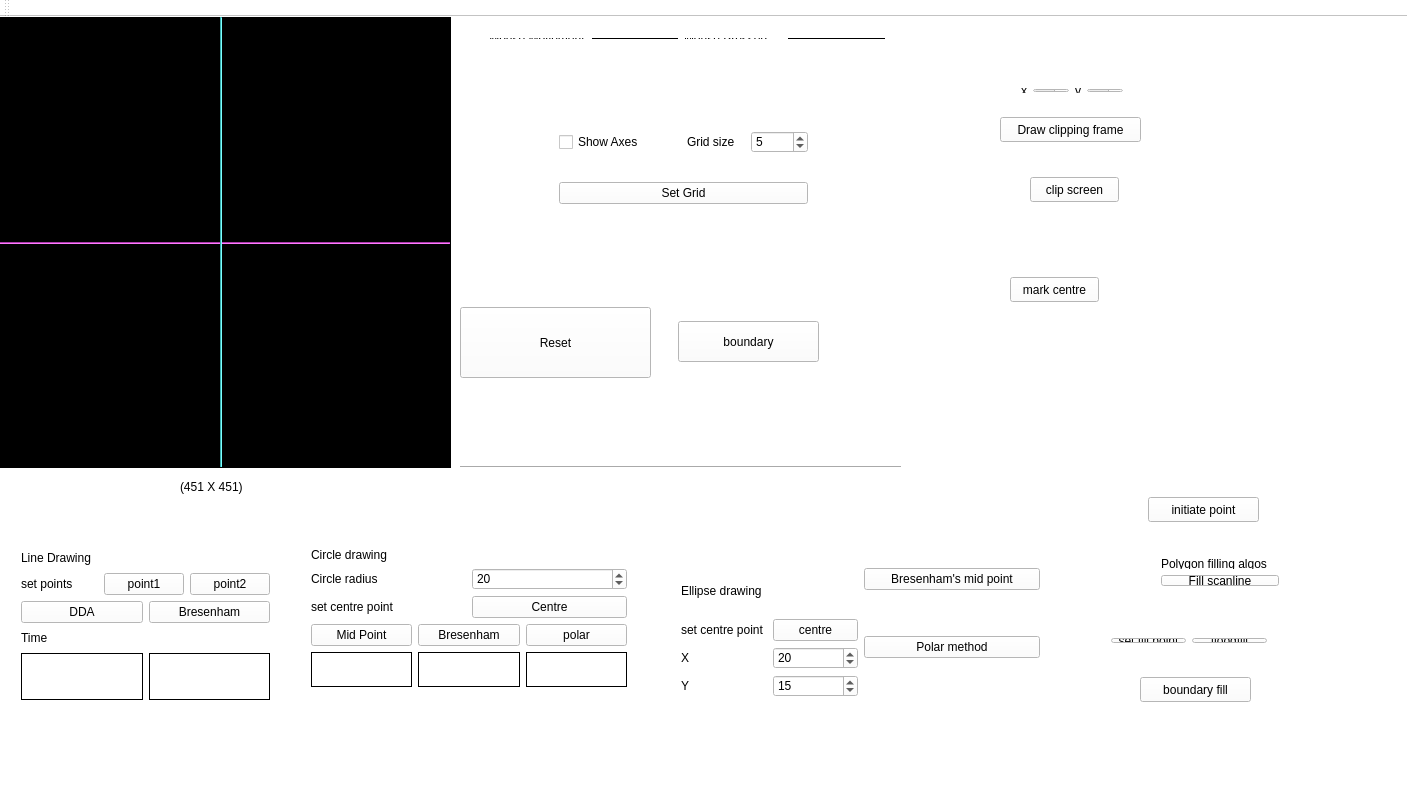
<?xml version="1.0" encoding="UTF-8"?>
<ui version="4.0">
 <class>MainWindow</class>
 <widget class="QMainWindow" name="MainWindow">
  <property name="geometry">
   <rect>
    <x>0</x>
    <y>0</y>
    <width>1407</width>
    <height>800</height>
   </rect>
  </property>
  <property name="windowTitle">
   <string>MainWindow</string>
  </property>
  <property name="styleSheet">
   <string notr="true">background-color: white;</string>
  </property>
  <widget class="QWidget" name="centralWidget">
   <widget class="my_label" name="frame">
    <property name="geometry">
     <rect>
      <x>0</x>
      <y>0</y>
      <width>451</width>
      <height>451</height>
     </rect>
    </property>
    <property name="mouseTracking">
     <bool>true</bool>
    </property>
    <property name="styleSheet">
     <string notr="true">background-color: rgb(0, 0, 0);</string>
    </property>
    <property name="frameShape">
     <enum>QFrame::Box</enum>
    </property>
    <property name="text">
     <string/>
    </property>
   </widget>
   <widget class="QLabel" name="label_6">
    <property name="geometry">
     <rect>
      <x>180</x>
      <y>460</y>
      <width>81</width>
      <height>20</height>
     </rect>
    </property>
    <property name="text">
     <string>(451 X 451)</string>
    </property>
   </widget>
   <widget class="Line" name="x_axis">
    <property name="geometry">
     <rect>
      <x>0</x>
      <y>225</y>
      <width>450</width>
      <height>2</height>
     </rect>
    </property>
    <property name="styleSheet">
     <string notr="true">background-color: rgb(255, 85, 255);</string>
    </property>
    <property name="orientation">
     <enum>Qt::Horizontal</enum>
    </property>
   </widget>
   <widget class="Line" name="y_axis">
    <property name="geometry">
     <rect>
      <x>220</x>
      <y>0</y>
      <width>2</width>
      <height>450</height>
     </rect>
    </property>
    <property name="styleSheet">
     <string notr="true">
background-color: rgb(85, 255, 255);</string>
    </property>
    <property name="orientation">
     <enum>Qt::Vertical</enum>
    </property>
   </widget>
   <widget class="QPushButton" name="resetButton">
    <property name="geometry">
     <rect>
      <x>460</x>
      <y>290</y>
      <width>191</width>
      <height>71</height>
     </rect>
    </property>
    <property name="text">
     <string>Reset</string>
    </property>
   </widget>
   <widget class="QWidget" name="layoutWidget">
    <property name="geometry">
     <rect>
      <x>540</x>
      <y>330</y>
      <width>85</width>
      <height>16</height>
     </rect>
    </property>
    <layout class="QVBoxLayout" name="verticalLayout_5"/>
   </widget>
   <widget class="Line" name="line">
    <property name="geometry">
     <rect>
      <x>460</x>
      <y>440</y>
      <width>441</width>
      <height>20</height>
     </rect>
    </property>
    <property name="orientation">
     <enum>Qt::Horizontal</enum>
    </property>
   </widget>
   <widget class="QWidget" name="layoutWidget">
    <property name="geometry">
     <rect>
      <x>548</x>
      <y>80</y>
      <width>271</width>
      <height>141</height>
     </rect>
    </property>
    <layout class="QVBoxLayout" name="verticalLayout_6">
     <item>
      <layout class="QHBoxLayout" name="horizontalLayout_3">
       <item>
        <widget class="QCheckBox" name="show_axes">
         <property name="text">
          <string>Show Axes</string>
         </property>
        </widget>
       </item>
       <item>
        <layout class="QHBoxLayout" name="horizontalLayout_2">
         <item>
          <widget class="QLabel" name="label">
           <property name="text">
            <string>Grid size</string>
           </property>
          </widget>
         </item>
         <item>
          <widget class="QSpinBox" name="gridspinbox">
           <property name="minimum">
            <number>2</number>
           </property>
           <property name="maximum">
            <number>30</number>
           </property>
           <property name="singleStep">
            <number>1</number>
           </property>
           <property name="value">
            <number>5</number>
           </property>
          </widget>
         </item>
        </layout>
       </item>
      </layout>
     </item>
     <item>
      <widget class="QPushButton" name="setgridbutton">
       <property name="text">
        <string>Set Grid</string>
       </property>
      </widget>
     </item>
    </layout>
   </widget>
   <widget class="QWidget" name="layoutWidget">
    <property name="geometry">
     <rect>
      <x>465</x>
      <y>10</y>
      <width>431</width>
      <height>23</height>
     </rect>
    </property>
    <layout class="QHBoxLayout" name="horizontalLayout_6">
     <item>
      <layout class="QHBoxLayout" name="horizontalLayout_5">
       <item>
        <widget class="QLabel" name="label_3">
         <property name="text">
          <string>    Mouse Movement</string>
         </property>
        </widget>
       </item>
       <item>
        <widget class="QLabel" name="mouse_movement">
         <property name="frameShape">
          <enum>QFrame::Panel</enum>
         </property>
         <property name="text">
          <string/>
         </property>
        </widget>
       </item>
      </layout>
     </item>
     <item>
      <layout class="QHBoxLayout" name="horizontalLayout_4">
       <item>
        <widget class="QLabel" name="label_5">
         <property name="text">
          <string>Mouse Pressed</string>
         </property>
        </widget>
       </item>
       <item>
        <widget class="QLabel" name="mouse_pressed">
         <property name="frameShape">
          <enum>QFrame::Panel</enum>
         </property>
         <property name="text">
          <string/>
         </property>
        </widget>
       </item>
      </layout>
     </item>
    </layout>
   </widget>
   <widget class="QWidget" name="layoutWidget">
    <property name="geometry">
     <rect>
      <x>300</x>
      <y>520</y>
      <width>338</width>
      <height>161</height>
     </rect>
    </property>
    <layout class="QVBoxLayout" name="verticalLayout_11">
     <item>
      <layout class="QVBoxLayout" name="verticalLayout_10">
       <item>
        <widget class="QLabel" name="label_7">
         <property name="text">
          <string>Circle drawing</string>
         </property>
        </widget>
       </item>
       <item>
        <layout class="QVBoxLayout" name="verticalLayout_9">
         <item>
          <layout class="QHBoxLayout" name="horizontalLayout_9">
           <item>
            <widget class="QLabel" name="label_8">
             <property name="text">
              <string>Circle radius</string>
             </property>
            </widget>
           </item>
           <item>
            <widget class="QSpinBox" name="radius">
             <property name="value">
              <number>20</number>
             </property>
            </widget>
           </item>
          </layout>
         </item>
         <item>
          <layout class="QHBoxLayout" name="horizontalLayout_10">
           <item>
            <widget class="QLabel" name="label_9">
             <property name="text">
              <string>set centre point</string>
             </property>
            </widget>
           </item>
           <item>
            <layout class="QHBoxLayout" name="horizontalLayout">
             <item>
              <widget class="QPushButton" name="centre">
               <property name="text">
                <string>Centre</string>
               </property>
              </widget>
             </item>
            </layout>
           </item>
          </layout>
         </item>
        </layout>
       </item>
      </layout>
     </item>
     <item>
      <layout class="QHBoxLayout" name="horizontalLayout_11">
       <item>
        <layout class="QVBoxLayout" name="verticalLayout_3">
         <item>
          <widget class="QPushButton" name="Midpoint">
           <property name="text">
            <string>Mid Point</string>
           </property>
          </widget>
         </item>
         <item>
          <widget class="QLabel" name="timemidpoint">
           <property name="frameShape">
            <enum>QFrame::Panel</enum>
           </property>
           <property name="text">
            <string/>
           </property>
          </widget>
         </item>
        </layout>
       </item>
       <item>
        <layout class="QVBoxLayout" name="verticalLayout_4">
         <item>
          <widget class="QPushButton" name="Bresenhamcircle">
           <property name="text">
            <string>Bresenham</string>
           </property>
          </widget>
         </item>
         <item>
          <widget class="QLabel" name="timebresenham">
           <property name="frameShape">
            <enum>QFrame::Panel</enum>
           </property>
           <property name="text">
            <string/>
           </property>
          </widget>
         </item>
        </layout>
       </item>
       <item>
        <layout class="QVBoxLayout" name="verticalLayout_17">
         <item>
          <widget class="QPushButton" name="polar_btn">
           <property name="text">
            <string>polar</string>
           </property>
          </widget>
         </item>
         <item>
          <widget class="QLabel" name="time_circle_polar">
           <property name="frameShape">
            <enum>QFrame::Panel</enum>
           </property>
           <property name="text">
            <string/>
           </property>
          </widget>
         </item>
        </layout>
       </item>
      </layout>
     </item>
    </layout>
   </widget>
   <widget class="QWidget" name="layoutWidget">
    <property name="geometry">
     <rect>
      <x>10</x>
      <y>520</y>
      <width>271</width>
      <height>174</height>
     </rect>
    </property>
    <layout class="QVBoxLayout" name="verticalLayout_13">
     <item>
      <layout class="QVBoxLayout" name="verticalLayout_7">
       <item>
        <widget class="QLabel" name="label_2">
         <property name="text">
          <string>Line Drawing</string>
         </property>
        </widget>
       </item>
       <item>
        <layout class="QHBoxLayout" name="horizontalLayout_7">
         <item>
          <widget class="QLabel" name="label_4">
           <property name="text">
            <string>set points</string>
           </property>
          </widget>
         </item>
         <item>
          <widget class="QPushButton" name="setpoint1">
           <property name="text">
            <string>point1</string>
           </property>
          </widget>
         </item>
         <item>
          <widget class="QPushButton" name="setpoint2">
           <property name="text">
            <string>point2</string>
           </property>
          </widget>
         </item>
        </layout>
       </item>
      </layout>
     </item>
     <item>
      <layout class="QVBoxLayout" name="verticalLayout_12">
       <item>
        <layout class="QVBoxLayout" name="verticalLayout_8">
         <item>
          <layout class="QHBoxLayout" name="horizontalLayout_8">
           <item>
            <layout class="QVBoxLayout" name="verticalLayout_2">
             <item>
              <widget class="QPushButton" name="DDAline">
               <property name="text">
                <string>DDA</string>
               </property>
              </widget>
             </item>
            </layout>
           </item>
           <item>
            <layout class="QVBoxLayout" name="verticalLayout">
             <item>
              <widget class="QPushButton" name="bresenhamLine">
               <property name="text">
                <string>Bresenham</string>
               </property>
              </widget>
             </item>
            </layout>
           </item>
          </layout>
         </item>
        </layout>
       </item>
       <item>
        <widget class="QLabel" name="label_10">
         <property name="text">
          <string>Time</string>
         </property>
        </widget>
       </item>
      </layout>
     </item>
     <item>
      <layout class="QHBoxLayout" name="horizontalLayout_12">
       <item>
        <widget class="QLabel" name="time_dda">
         <property name="frameShape">
          <enum>QFrame::Panel</enum>
         </property>
         <property name="text">
          <string/>
         </property>
        </widget>
       </item>
       <item>
        <widget class="QLabel" name="time_Bresenhum">
         <property name="frameShape">
          <enum>QFrame::Panel</enum>
         </property>
         <property name="text">
          <string/>
         </property>
        </widget>
       </item>
      </layout>
     </item>
    </layout>
   </widget>
   <widget class="QPushButton" name="pushButton">
    <property name="geometry">
     <rect>
      <x>500</x>
      <y>310</y>
      <width>101</width>
      <height>25</height>
     </rect>
    </property>
    <property name="text">
     <string>boundary fill</string>
    </property>
   </widget>
   <widget class="QPushButton" name="boundaryFill">
    <property name="geometry">
     <rect>
      <x>1140</x>
      <y>660</y>
      <width>111</width>
      <height>25</height>
     </rect>
    </property>
    <property name="text">
     <string>boundary fill</string>
    </property>
   </widget>
   <widget class="QWidget" name="layoutWidget">
    <property name="geometry">
     <rect>
      <x>670</x>
      <y>540</y>
      <width>381</width>
      <height>151</height>
     </rect>
    </property>
    <layout class="QHBoxLayout" name="horizontalLayout_16">
     <item>
      <layout class="QVBoxLayout" name="verticalLayout_16">
       <item>
        <layout class="QVBoxLayout" name="verticalLayout_15">
         <item>
          <widget class="QLabel" name="label_11">
           <property name="text">
            <string>Ellipse drawing</string>
           </property>
          </widget>
         </item>
         <item>
          <layout class="QHBoxLayout" name="horizontalLayout_15">
           <item>
            <widget class="QLabel" name="label_14">
             <property name="text">
              <string>set centre point</string>
             </property>
            </widget>
           </item>
           <item>
            <widget class="QPushButton" name="ellipseCentre">
             <property name="text">
              <string>centre</string>
             </property>
            </widget>
           </item>
          </layout>
         </item>
         <item>
          <layout class="QVBoxLayout" name="verticalLayout_14">
           <item>
            <layout class="QHBoxLayout" name="horizontalLayout_13">
             <item>
              <widget class="QLabel" name="label_12">
               <property name="text">
                <string>X</string>
               </property>
              </widget>
             </item>
             <item>
              <widget class="QSpinBox" name="ellipseMajorAxis">
               <property name="value">
                <number>20</number>
               </property>
              </widget>
             </item>
            </layout>
           </item>
           <item>
            <layout class="QHBoxLayout" name="horizontalLayout_14">
             <item>
              <widget class="QLabel" name="label_13">
               <property name="text">
                <string>Y</string>
               </property>
              </widget>
             </item>
             <item>
              <widget class="QSpinBox" name="ellipseMinorAxis">
               <property name="value">
                <number>15</number>
               </property>
              </widget>
             </item>
            </layout>
           </item>
          </layout>
         </item>
        </layout>
       </item>
      </layout>
     </item>
     <item>
      <layout class="QVBoxLayout" name="verticalLayout_18">
       <item>
        <widget class="QPushButton" name="ellipseMidPoint">
         <property name="text">
          <string>Bresenham's mid point</string>
         </property>
        </widget>
       </item>
       <item>
        <widget class="QLabel" name="timeEllipseMidpoint">
         <property name="text">
          <string/>
         </property>
        </widget>
       </item>
       <item>
        <widget class="QPushButton" name="ellipsePolarMethod">
         <property name="text">
          <string>Polar method</string>
         </property>
        </widget>
       </item>
       <item>
        <widget class="QLabel" name="timeEllipsePolar">
         <property name="text">
          <string/>
         </property>
        </widget>
       </item>
      </layout>
     </item>
    </layout>
   </widget>
   <widget class="QWidget" name="layoutWidget">
    <property name="geometry">
     <rect>
      <x>1150</x>
      <y>530</y>
      <width>140</width>
      <height>50</height>
     </rect>
    </property>
    <layout class="QVBoxLayout" name="verticalLayout_19">
     <item>
      <widget class="QLabel" name="label_15">
       <property name="text">
        <string>Polygon filling algos</string>
       </property>
      </widget>
     </item>
     <item>
      <widget class="QPushButton" name="fillScanline">
       <property name="text">
        <string>Fill scanline</string>
       </property>
      </widget>
     </item>
    </layout>
   </widget>
   <widget class="QWidget" name="layoutWidget">
    <property name="geometry">
     <rect>
      <x>1100</x>
      <y>610</y>
      <width>178</width>
      <height>27</height>
     </rect>
    </property>
    <layout class="QHBoxLayout" name="horizontalLayout_17">
     <item>
      <widget class="QPushButton" name="setFillPoint">
       <property name="text">
        <string>set fill point</string>
       </property>
      </widget>
     </item>
     <item>
      <widget class="QPushButton" name="floodFillBtn">
       <property name="text">
        <string>floodfill</string>
       </property>
      </widget>
     </item>
    </layout>
   </widget>
   <widget class="QPushButton" name="polar">
    <property name="geometry">
     <rect>
      <x>510</x>
      <y>300</y>
      <width>83</width>
      <height>25</height>
     </rect>
    </property>
    <property name="text">
     <string>Polar</string>
    </property>
   </widget>
   <widget class="QLabel" name="timepolar">
    <property name="geometry">
     <rect>
      <x>510</x>
      <y>320</y>
      <width>83</width>
      <height>21</height>
     </rect>
    </property>
    <property name="frameShape">
     <enum>QFrame::Panel</enum>
    </property>
    <property name="text">
     <string/>
    </property>
   </widget>
   <widget class="QPushButton" name="setBoundary">
    <property name="geometry">
     <rect>
      <x>678</x>
      <y>304</y>
      <width>141</width>
      <height>41</height>
     </rect>
    </property>
    <property name="text">
     <string>boundary</string>
    </property>
   </widget>
   <widget class="QPushButton" name="drawClippingFrame">
    <property name="geometry">
     <rect>
      <x>1000</x>
      <y>100</y>
      <width>141</width>
      <height>25</height>
     </rect>
    </property>
    <property name="text">
     <string>Draw clipping frame</string>
    </property>
   </widget>
   <widget class="QPushButton" name="clipScreen">
    <property name="geometry">
     <rect>
      <x>1030</x>
      <y>160</y>
      <width>89</width>
      <height>25</height>
     </rect>
    </property>
    <property name="text">
     <string>clip screen</string>
    </property>
   </widget>
   <widget class="QWidget" name="layoutWidget">
    <property name="geometry">
     <rect>
      <x>1010</x>
      <y>60</y>
      <width>125</width>
      <height>27</height>
     </rect>
    </property>
    <layout class="QHBoxLayout" name="horizontalLayout_18">
     <item>
      <widget class="QLabel" name="label_16">
       <property name="text">
        <string>x</string>
       </property>
      </widget>
     </item>
     <item>
      <widget class="QSpinBox" name="clippingFrameX">
       <property name="value">
        <number>24</number>
       </property>
      </widget>
     </item>
     <item>
      <widget class="QLabel" name="label_17">
       <property name="text">
        <string>y</string>
       </property>
      </widget>
     </item>
     <item>
      <widget class="QSpinBox" name="clippingFrameY">
       <property name="value">
        <number>12</number>
       </property>
      </widget>
     </item>
    </layout>
   </widget>
   <widget class="QPushButton" name="markCentre">
    <property name="geometry">
     <rect>
      <x>1010</x>
      <y>260</y>
      <width>89</width>
      <height>25</height>
     </rect>
    </property>
    <property name="text">
     <string>mark centre</string>
    </property>
   </widget>
   <widget class="QPushButton" name="pushButton_2">
    <property name="geometry">
     <rect>
      <x>1148</x>
      <y>480</y>
      <width>111</width>
      <height>25</height>
     </rect>
    </property>
    <property name="text">
     <string>initiate point</string>
    </property>
   </widget>
   <zorder>layoutWidget</zorder>
   <zorder>layoutWidget</zorder>
   <zorder>layoutWidget</zorder>
   <zorder>pushButton</zorder>
   <zorder>frame</zorder>
   <zorder>label_6</zorder>
   <zorder>x_axis</zorder>
   <zorder>y_axis</zorder>
   <zorder>layoutWidget</zorder>
   <zorder>layoutWidget</zorder>
   <zorder>layoutWidget</zorder>
   <zorder>layoutWidget</zorder>
   <zorder>layoutWidget</zorder>
   <zorder>layoutWidget</zorder>
   <zorder>line</zorder>
   <zorder>boundaryFill</zorder>
   <zorder>polar</zorder>
   <zorder>timepolar</zorder>
   <zorder>resetButton</zorder>
   <zorder>setBoundary</zorder>
   <zorder>drawClippingFrame</zorder>
   <zorder>clipScreen</zorder>
   <zorder>markCentre</zorder>
   <zorder>pushButton_2</zorder>
  </widget>
  <widget class="QMenuBar" name="menuBar">
   <property name="geometry">
    <rect>
     <x>0</x>
     <y>0</y>
     <width>1407</width>
     <height>22</height>
    </rect>
   </property>
  </widget>
  <widget class="QToolBar" name="mainToolBar">
   <attribute name="toolBarArea">
    <enum>TopToolBarArea</enum>
   </attribute>
   <attribute name="toolBarBreak">
    <bool>false</bool>
   </attribute>
  </widget>
  <widget class="QStatusBar" name="statusBar"/>
 </widget>
 <layoutdefault spacing="6" margin="11"/>
 <customwidgets>
  <customwidget>
   <class>my_label</class>
   <extends>QLabel</extends>
   <header location="global">my_label.h</header>
  </customwidget>
 </customwidgets>
 <resources/>
 <connections/>
</ui>
